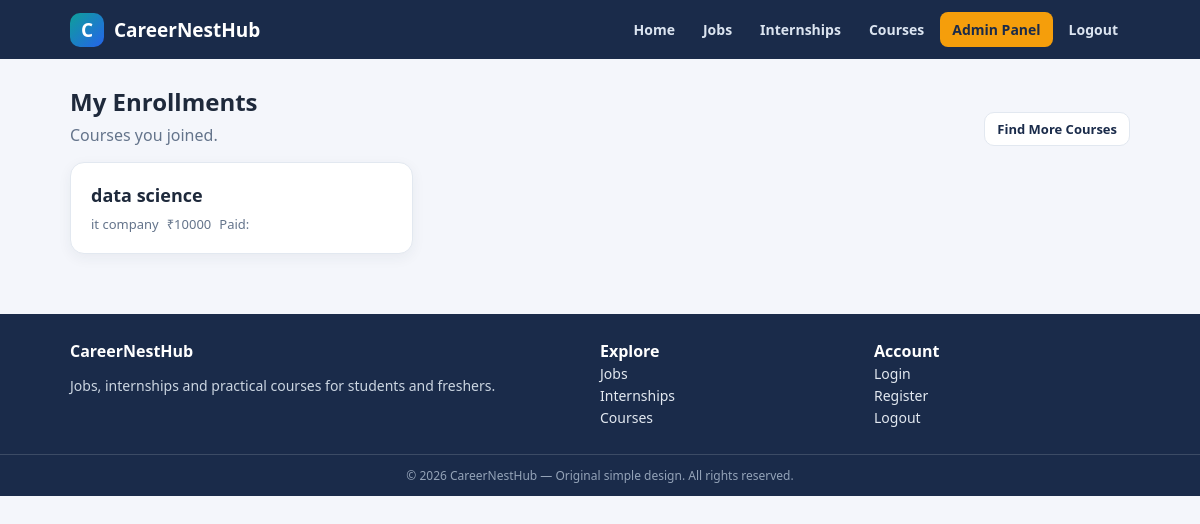
/cources/my-enrollment/ (signed in), run on the app's committed database.
### cource/models.py (models this page shows)
class Enrollmentno(models.Model):
    user=models.ForeignKey(User,on_delete=models.CASCADE)
    cource=models.ForeignKey(Cource,on_delete=models.CASCADE)
    paid=models.CharField(max_length=200)

class Cource(models.Model):
    provider=models.ForeignKey(ServiceProvider,on_delete=models.CASCADE)
    title=models.CharField(max_length=200)
    price=models.CharField(max_length=200)
    duration=models.CharField(max_length=200)

### accounts/models.py (models this page shows, shortened)
class ServiceProvider(models.Model):
    name=models.CharField(max_length=200)
    email=models.EmailField()
    password=models.CharField(max_length=100)
    phone=models.CharField(max_length=10)
    company_name=models.CharField(max_length=200)
    description=models.TextField()
    address=models.TextField()
    create_at=models.DateField(auto_now_add=True)

### cource/views.py (the view)
# urls.py: path('my-enrollment/', views.my_enrollment, name='my_enrollment'),
def my_enrollment(request):
    if 'user_id' not in request.session:
        return redirect('login')
    user=User.objects.get(id=request.session['user_id'])
    enroll=Enrollmentno.objects.filter(user=user)
    return render(request,'cources/my_enrollment.html',{'enroll':enroll})

### templates/cources/my_enrollment.html (shortened to what this page needs)
{% extends 'base.html' %}
{% block content %}
<div class="page-head"><div><h2>My Enrollments</h2><p class="subtitle">Courses you joined.</p></div><a class="btn small secondary" href="{% url 'cource_list' %}">Find More Courses</a></div>
<div class="grid">
{% for e in enroll %}
  <div class="card list-card"><h3>{{ e.cource.title }}</h3><div class="meta"><span>{{ e.cource.provider.company_name }}</span><span>₹{{ e.cource.price }}</span><span>Paid: {{ e.paid }}</span></div></div>
{% empty %}
  <div class="card empty">No enrollments found.</div>
{% endfor %}
</div>
{% endblock %}

### templates/base.html (style rules this page uses)
:root { --navy:#1a2b4a; --teal:#0e9f9a; --teal-dark:#0b7d79; --amber:#f59e0b; --bg:#f4f6fb; --card:#ffffff; --text:#1e293b; --muted:#64748b; --line:#e2e8f0; --radius:14px; }
* { box-sizing:border-box }
body { margin:0;font-family:"Segoe UI",system-ui,-apple-system,Roboto,Arial,sans-serif;background:var(--bg);color:var(--text) }
a { color:var(--teal-dark) }
.card { background:var(--card);border:1px solid var(--line);border-radius:var(--radius);padding:20px;box-shadow:0 4px 14px rgba(26,43,74,.06) }
.page-head { display:flex;align-items:end;justify-content:space-between;gap:12px;margin:4px 0 16px;flex-wrap:wrap }
.page-head h1,.page-head h2 { margin:0 }
.subtitle { color:var(--muted);margin:6px 0 0 }
.grid { display:grid;grid-template-columns:repeat(auto-fill,minmax(280px,1fr));gap:16px }
.list-card { display:flex;flex-direction:column;gap:8px }
.list-card h3 { margin:0;font-size:18px }
.meta { display:flex;gap:8px;flex-wrap:wrap;color:var(--muted);font-size:13px }
.btn { display:inline-block;background:var(--teal);color:#fff !important;text-decoration:none;border:none;padding:10px 18px;border-radius:10px;font-weight:700;font-size:14px;cursor:pointer;text-align:center }
.btn.secondary { background:#fff;color:var(--navy) !important;border:1px solid var(--line) }
.btn.small { padding:7px 12px;font-size:13px }

### data on the page
Enrollmentno: cource "data science", cource.provider.company_name "it company", cource.price "10000"
